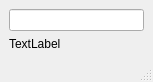
<?xml version="1.0" encoding="UTF-8"?>
<ui version="4.0">
 <class>MainWindow</class>
 <widget class="QMainWindow" name="MainWindow">
  <property name="geometry">
   <rect>
    <x>0</x>
    <y>0</y>
    <width>153</width>
    <height>78</height>
   </rect>
  </property>
  <property name="windowTitle">
   <string>translate</string>
  </property>
  <widget class="QWidget" name="centralwidget">
   <layout class="QVBoxLayout" name="verticalLayout_2">
    <item>
     <layout class="QVBoxLayout" name="verticalLayout">
      <item>
       <widget class="QLineEdit" name="lineEdit"/>
      </item>
      <item>
       <widget class="QLabel" name="label">
        <property name="text">
         <string>TextLabel</string>
        </property>
       </widget>
      </item>
     </layout>
    </item>
   </layout>
  </widget>
  <widget class="QStatusBar" name="statusbar"/>
 </widget>
 <resources/>
 <connections/>
</ui>
